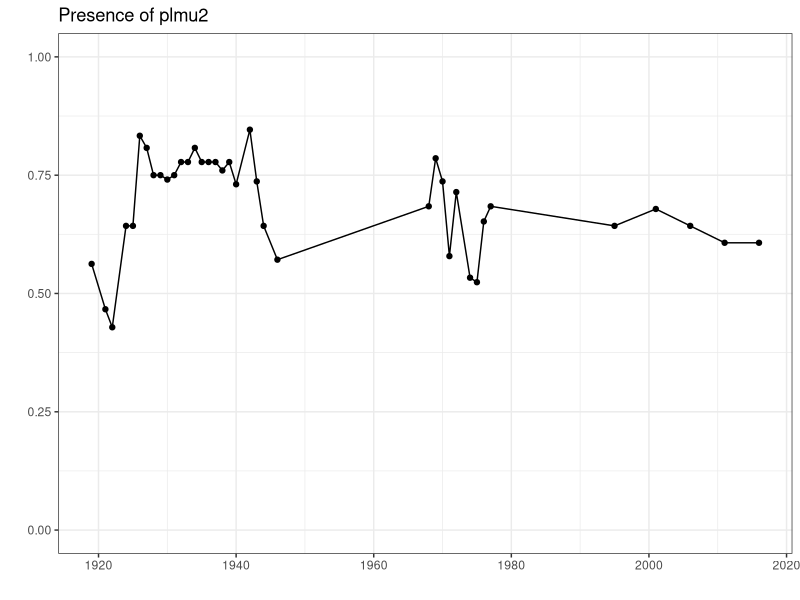
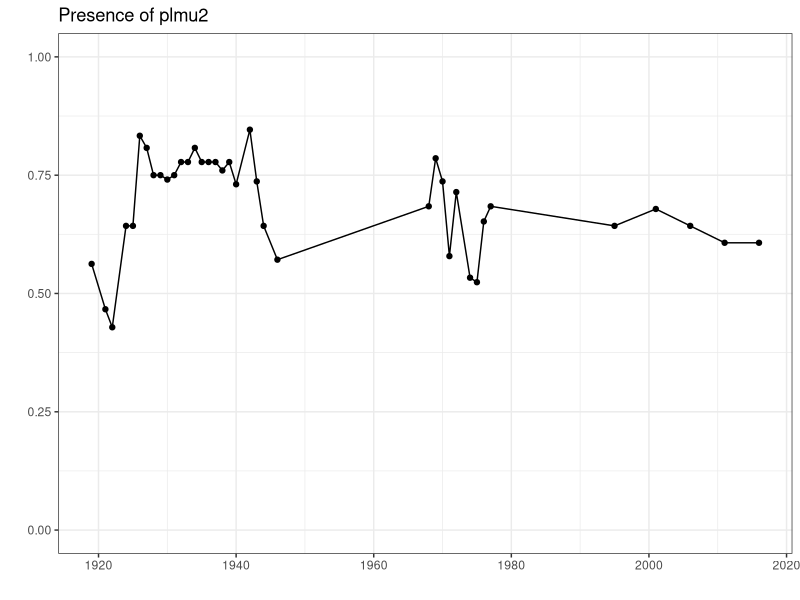

Write R code to recreate these figures, in order. (Note: this script raises an error after producing the figures.)
# persistence of PLMU3
# EMC 8/11/20

library(dplyr)
library(ggplot2)

grasstotals = read.csv('data/grass_species_totals.csv', stringsAsFactors = F)
dates = read.csv('data/quadrats_dates_for_analysis.csv', stringsAsFactors = F)
quadtype = read.csv('data/quad_type_coordinate.csv', stringsAsFactors = F) %>%
  dplyr::select(quadrat, vegtype, upland_byspecies)

# quadrats to be used in analysis
quads = unique(dates$quadrat)


# just looking at PLMU cover
plmu_data = dplyr::filter(grasstotals, species=='PLMU3')
plmu = plmu_data %>%
  merge(dates, all.y=T) %>%
  merge(quadtype, all=T) %>%
  #filter(quadrat %in% quads) %>%
  #filter(quadrat %in% unique(boer_data$quadrat))
  filter(quadrat %in% quads, upland_byspecies %in% c('lowland',''))

# fill in 0s where cover is NA (date implies it was sampled, but no plmu found)
plmu$totalarea[is.na(plmu$totalarea)] <- 0

# how many quadrats were sampled in each project_year
quads_per_year = plmu %>% group_by(project_year) %>%
  summarize(nquads = n_distinct(quadrat))

# how many quadrats had boer present in each project_year
plmu_quads_per_year = plmu %>% 
  dplyr::filter(totalarea>0) %>%
  group_by(project_year) %>%
  summarize(plmuquads = n_distinct(quadrat)) %>%
  merge(quads_per_year) %>%
  mutate(pct_plmu = plmuquads/nquads) %>%
  dplyr::filter(nquads>=max(nquads)/2) # only take years where > 50% of quads were sampled
plmu_quads_per_year$project_year = as.numeric(plmu_quads_per_year$project_year)

# plot % of quads where plmu present through time
plmu_presence = ggplot(plmu_quads_per_year, aes(x=project_year, y=pct_plmu)) +
  geom_point() +
  geom_line() +
  xlab('') +
  ylab('') +
  ylim(0,1) +
  ggtitle('Presence of plmu2') +
  theme_bw()
plmu_presence
ggsave(filename='plmu/plmu_presence_timeseries.png', plot=plmu_presence, width=5, height=4)

# look at data in wide format, did a quadrat go to zero then recover?
plmu_wide = plmu %>% dplyr::select(quadrat, project_year, totalarea) %>%
  tidyr::pivot_wider(names_from=project_year, values_from=totalarea)
plmu_wide = plmu_wide[,order(names(plmu_wide))]
write.csv(plmu_wide,'plmu/plmu_wide_format.csv', row.names=F)


# average plmu cover per quadrat
plmu_avg_cover = plmu %>%
  dplyr::filter(totalarea>0) %>%
  group_by(project_year) %>%
  summarize(avgcover=mean(totalarea))
plmu_avg_cover$project_year = as.numeric(plmu_avg_cover$project_year)

# plot avg cover over time
plmu_cover = ggplot(plmu_avg_cover, aes(x=project_year, y=avgcover)) +
  geom_point() +
  geom_line() +
  xlab('') +
  ylab('Area (m^2)') +
  ggtitle('Avg. PLMU3 cover per quadrat') +
  theme_bw()
plmu_cover
ggsave(filename='plmu/plmu_avg_cover_timeseries.png', plot=plmu_cover, width=5, height=4)

